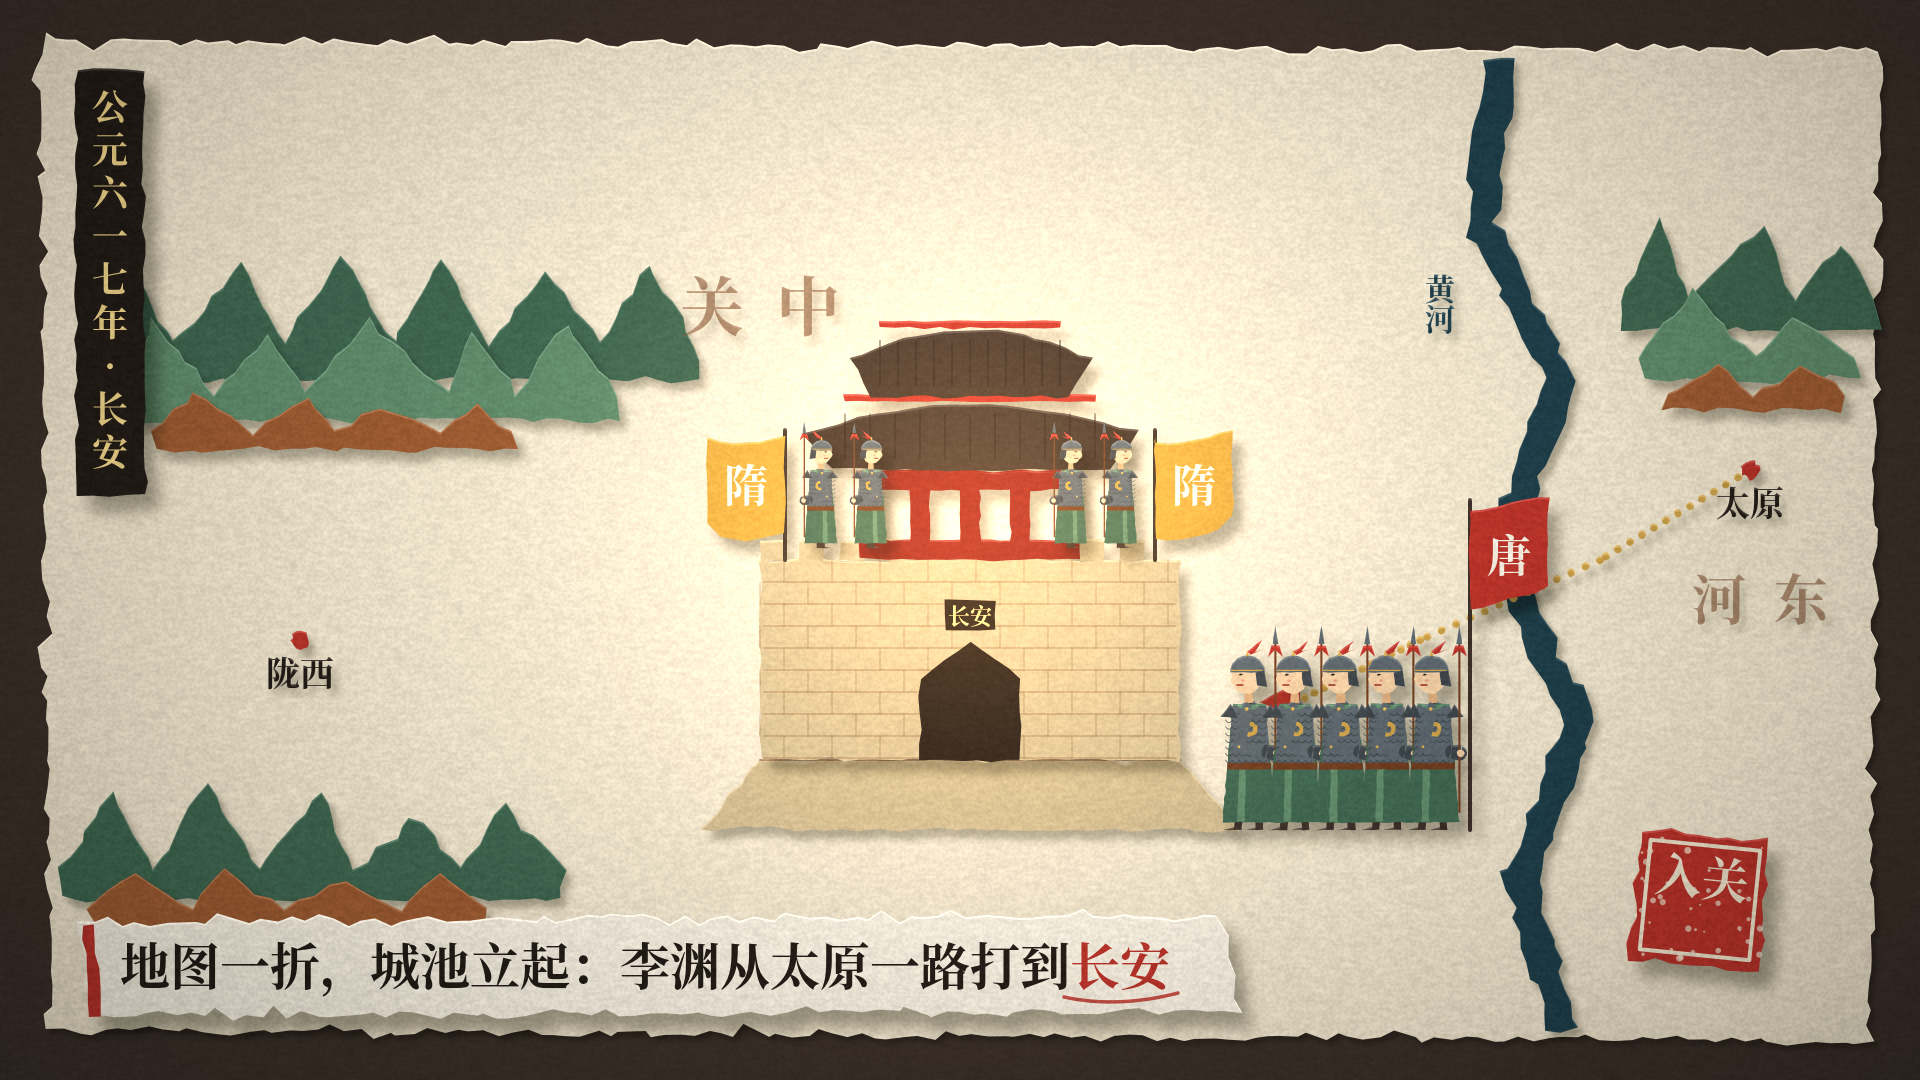

Write the Python code that produced this figure.
from people import *
def ridge(L, x0, x1, ybase, peaks, col, h, seed):
    r = np.random.default_rng(seed); pts = [(x0, ybase)]
    xs = np.linspace(x0, x1, peaks * 2 + 1)
    for i, x in enumerate(xs): pts.append((x + r.normal(0, 8), ybase - (h * r.uniform(0.6, 1.0) if i % 2 else h * 0.25)))
    pts.append((x1, ybase)); L.poly(pts, col, 2.0)
# 地图纸
base = Layer(0.1)
base.poly([(40, 40), (W - 40, 50), (W - 50, H - 40), (50, H - 50)], P['xuan'], 3)
sea = Layer(0.25)
river = Layer(0.3)
pts = [(1500, 60), (1480, 220), (1560, 380), (1500, 560), (1580, 720), (1520, 880), (1560, 1030)]
up = [(x - 16, y) for x, y in pts]; dn = [(x + 16, y) for x, y in pts][::-1]
river.poly(up + dn, P['qing2'], 3)
mt = [Layer(0.35), Layer(0.5), Layer(0.65)]
ridge(mt[0], 80, 700, 380, 6, P['lv2'], 150, 1); ridge(mt[0], 1620, 1880, 330, 3, P['lv2'], 120, 2)
ridge(mt[1], 120, 620, 420, 5, P['lv'], 110, 3); ridge(mt[1], 1640, 1860, 380, 2, P['lv'], 90, 4)
ridge(mt[2], 160, 520, 450, 4, P['zhe'], 70, 5); ridge(mt[2], 1660, 1840, 410, 2, P['zhe'], 60, 6)
ridge(mt[0], 60, 560, 900, 5, P['lv2'], 120, 7); ridge(mt[1], 100, 480, 930, 4, P['zhe'], 80, 8)
# 行军金线 + 地名
lab = Layer(0.4)
route = [(1750, 470), (1600, 560), (1420, 640), (1300, 700)]
for i in range(len(route) - 1):
    (x0, y0), (x1, y1) = route[i], route[i + 1]
    for u in np.arange(0, 1, 0.08): lab.ell(x0 + (x1 - x0) * u, y0 + (y1 - y0) * u, 4, 4, P['jin'], amp=0.2)
lab.poly([(1300, 680), (1260, 702), (1300, 722)], P['zhu'], 0.6)
for (x, y, s) in [(1750, 470, '太原'), (300, 640, '陇西')]:
    lab.ell(x, y, 9, 9, P['zhu']); lab.text(s, x, y + 46, 34, P['mo'])
lab.text('关  中', 760, 330, 64, P['zhe2'], a=0.55); lab.text('河  东', 1760, 620, 54, P['zhe2'], a=0.55); lab.text('黄河', 1440, 300, 30, P['qing2'], vertical=True)
# 立起来的城池：折痕底座
fold = Layer(0.45)
fold.poly([(760, 760), (1180, 760), (1240, 830), (700, 830)], P['xuan3'], 1.5)
fold.line([(760, 760), (1180, 760)], P['zhe2'], 2, 0.6)
city_b = Layer(0.8)
wall(city_b, 760, 1180, 560, 760, P['xuan3'], P['zhe2'])
city_b.poly([(860, 470), (1080, 470), (1080, 560), (860, 560)], P['zhu2'], 1.0, holes=[[(880 + k * 50, 490), (910 + k * 50, 490), (910 + k * 50, 540), (880 + k * 50, 540)] for k in range(4)])
roof(city_b, 970, 470, 300, 70, tiers=2)
city_b.poly([(920, 760), (920, 680), (970, 640), (1020, 680), (1020, 760)], P['mo'], 1.0)   # 门洞
city_b.poly([(945, 600), (995, 600), (995, 630), (945, 630)], P['mo'], 0.5); city_b.text('长安', 970, 624, 22, P['jin2'])
flag(city_b, 785, 430, 130, P['huang'], '隋', wave=0, left=True); flag(city_b, 1155, 430, 130, P['huang'], '隋', wave=1)
guards = Layer(0.95)
for x in [820, 870, 1070, 1120]:
    person(guards, x, 548, 0.26, 'soldier', armF=(0.2, -1.6), holdF=lambda L, a, b, c_: spear(L, a, b, c_, 260))
army = Layer(1.1)
flag(army, 1470, 500, 330, P['zhu'], '唐', wave=2)
for k in range(5): person(army, 1250 + k * 46, 830, 0.42, 'soldier', face=-1, armF=(0.2, -1.6), holdF=lambda L, a, b, c_: spear(L, a, b, c_, 260), step=0.5)
top = Layer(1.3)
tag(top, '公元六一七年·长安', x=110, y=90)
caption(top, '地图一折，城池立起：李渊从太原一路打到长安', hl=('长安',))
seal(top, '入关', 1700, 900, 130, 0.1)
compose([base, sea, river] + mt + [lab, fold, city_b, guards, army, top], bg=P['mo2'], light=(0.5, 0.45), vign=0.7, glow=[(970, 520, 260, 0.25)]).save('f2.png')
